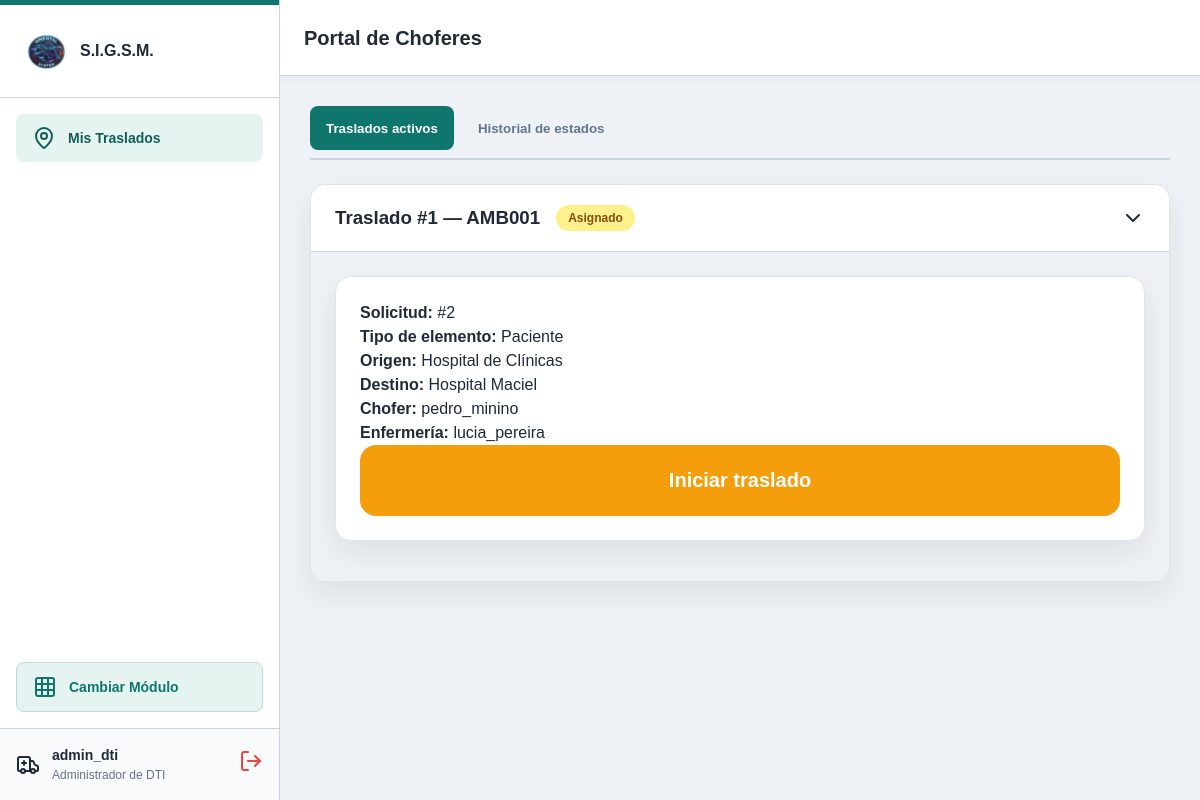
Screenshot of /moduloAmbulancias/Vista/choferes.php (signed in) with the database file from the repository.
### tables this page shows
CREATE TABLE `usuario` (
  `id_usuario` int(11) NOT NULL,
  `nombre_usuario` varchar(50) NOT NULL,
  `contrasenha_hash` varchar(255) NOT NULL,
  `activo` tinyint(1) NOT NULL DEFAULT 1
);

CREATE TABLE `rol` (
  `id_rol` int(11) NOT NULL,
  `nombre_rol` varchar(50) NOT NULL,
  `descripcion` varchar(255) DEFAULT NULL
);

CREATE TABLE `traslado` (
  `id_traslado` int(11) NOT NULL,
  `id_solicitud` int(11) NOT NULL,
  `id_vehiculo` int(11) DEFAULT NULL,
  `id_chofer` int(11) DEFAULT NULL,
  `id_enfermero` int(11) DEFAULT NULL,
  `id_proveedor` int(11) DEFAULT NULL,
  `id_ruta` int(11) DEFAULT NULL
);

CREATE TABLE `vehiculo` (
  `id_vehiculo` int(11) NOT NULL,
  `matricula` varchar(20) NOT NULL,
  `marca` varchar(60) NOT NULL,
  `modelo` varchar(60) NOT NULL,
  `año` int(11) NOT NULL,
  `id_tipo_vehiculo` int(11) NOT NULL,
  `activo` tinyint(1) NOT NULL DEFAULT 1
);

CREATE TABLE `estado_traslado` (
  `id_estado` int(11) NOT NULL,
  `nombre` varchar(50) NOT NULL
);

CREATE TABLE `historial_estado` (
  `id_historial` int(11) NOT NULL,
  `id_traslado` int(11) NOT NULL,
  `id_estado` int(11) NOT NULL,
  `fecha_hora` datetime NOT NULL DEFAULT current_timestamp(),
  `id_usuario` int(11) NOT NULL,
  `observaciones` varchar(255) DEFAULT NULL
);

### serviciosComunes/seguridad/guardian.php (called while the page is built, shortened)
<?php
if (!function_exists('estaAutenticado')) {
    function estaAutenticado(): bool {
        return isset($_SESSION['id_usuario']) && !empty($_SESSION['id_usuario']);
    }
}
if (!function_exists('obtenerUsuarioActual')) {
    function obtenerUsuarioActual(): ?array {
        $idRol = $_SESSION['id_rol'] ?? null;
        $nombreRolUI = $_SESSION['nombre_rol'] ?? '';
        $mapaRoles = [
            1 => 'Administrador de DTI',
            2 => 'Administrador de Enfermería',
            3 => 'Coordinador de Traslados',
            4 => 'Funcionario Administrativo de Registros Médicos',
            5 => 'Chofer',
            6 => 'Enfermería'
        ];
        if ($idRol && isset($mapaRoles[$idRol])) {
            $nombreRolUI = $mapaRoles[$idRol];
        }
        return [
            'id_usuario'     => $_SESSION['id_usuario'],
            'nombre_usuario' => $_SESSION['nombre_usuario'] ?? '',
            'id_rol'         => $idRol,
            'nombre_rol'     => $nombreRolUI
        ];
    }
}
if (!function_exists('tieneRol')) {
    function tieneRol($roles): bool {
        $idRol = $_SESSION['id_rol'] ?? null;
        if (!is_array($roles)) {
            $roles = [$roles];
        }
        foreach ($roles as $rol) {
            if (is_int($rol) && (int)$idRol === $rol) {
                return true;
            }
        }
        return false;
    }
}
try {
    $conexion = Conexion::conectar();
    $consulta = $conexion->prepare(
        'SELECT u.nombre_usuario, r.nombre_rol
         FROM usuario u
         INNER JOIN usuario_rol ur ON ur.id_usuario = u.id_usuario
         INNER JOIN rol r ON r.id_rol = ur.id_rol
         WHERE u.id_usuario = :usuario
           AND u.activo = 1
           AND ur.id_rol = :rol
         LIMIT 1'
    );
    $consulta->execute([
        ':usuario' => (int) $_SESSION['id_usuario'],
        ':rol' => (int) ($_SESSION['id_rol'] ?? 0)
    ]);
} catch (Throwable $error) {
    error_log('Error al verificar la sesión: ' . $error->getMessage());
    http_response_code(503);
    exit('No se pudo verificar la sesión. Intentá nuevamente.');
}

### moduloAmbulancias/Model/SeguimientoModelo.php (called while the page is built, shortened)
<?php
class SeguimientoModelo
{
    public static function listar(?int $idChofer): array
    {
        $conexion = Conexion::conectar();
        $sql = "
            SELECT
                t.id_traslado,
                t.id_solicitud,
                t.id_chofer,
                t.id_vehiculo,
                s.ci_paciente,
                v.matricula,
                ch.nombre_usuario AS chofer,
                en.nombre_usuario AS enfermeria,
                o.nombre AS origen,
                d.nombre AS destino,
                te.nombre AS elemento,
                h.id_estado,
                e.nombre AS estado
            FROM traslado t
            JOIN solicitud_traslado s
                ON s.id_solicitud = t.id_solicitud
            JOIN ubicacion o ON o.id_ubicacion = s.id_origen
            JOIN ubicacion d ON d.id_ubicacion = s.id_destino
            JOIN tipo_elemento te
                ON te.id_tipo_elemento = s.id_tipo_elemento
            LEFT JOIN vehiculo v ON v.id_vehiculo = t.id_vehiculo
            LEFT JOIN usuario ch ON ch.id_usuario = t.id_chofer
            LEFT JOIN usuario en ON en.id_usuario = t.id_enfermero
            LEFT JOIN historial_estado h ON h.id_historial = (
                SELECT hx.id_historial
                FROM historial_estado hx
                WHERE hx.id_traslado = t.id_traslado
                ORDER BY hx.fecha_hora DESC, hx.id_historial DESC
                LIMIT 1
            )
            LEFT JOIN estado_traslado e ON e.id_estado = h.id_estado
        ";
        $params = [];
        $sql .= ' ORDER BY t.id_traslado DESC';
        $consulta = $conexion->prepare($sql);
        $consulta->execute($params);
        return $consulta->fetchAll(PDO::FETCH_ASSOC);
    }
}

### moduloAmbulancias/Vista/seguimientoChofer.php (the view, shortened to what this page needs)
<?php
require_once __DIR__ . '/../../serviciosComunes/seguridad/guardian.php';
require_once __DIR__ . '/../Model/SeguimientoModelo.php';
$idUsuarioSeguimiento = (int) $_SESSION['id_usuario'];
$esChoferSeguimiento = tieneRol(5);
$esDTISeguimiento = tieneRol(1);
$viajesSeguimiento = SeguimientoModelo::listar(
    $esChoferSeguimiento ? $idUsuarioSeguimiento : null
);
function escaparSeguimiento($valor): string
{
    return htmlspecialchars((string) $valor, ENT_QUOTES, 'UTF-8');
}
$accionesSeguimiento = [
    2 => [3, 'Iniciar traslado'],
    3 => [4, 'Llegué a destino'],
    4 => [5, 'Iniciar retorno'],
    5 => [6, 'Finalizar traslado']
];
$activosSeguimiento = array_filter(
    $viajesSeguimiento,
    fn($viaje) => !in_array((int) $viaje['id_estado'], [6, 7], true)
);
?>
<div id="seccion-traslados" class="view-section active">
    <div class="tabs-container">
        <button class="tab-btn active" data-tab="tab-proceso">
            Traslados activos
        </button>
        <button class="tab-btn" data-tab="tab-historial">
            Historial de estados
        </button>
    </div>
    <div id="tab-proceso" class="tab-content active">
        <?php foreach ($activosSeguimiento as $viaje): ?>
            <div class="card-traslado">
                <div class="accordion-header" onclick="toggleAccordion(this)">
                    <div class="header-info">
                        <h3>
                            Traslado #<?= (int) $viaje['id_traslado'] ?>
                            — <?= escaparSeguimiento($viaje['matricula'] ?? 'Sin vehículo') ?>
                        </h3>
                        <span class="badge urgencia-media">
                            <?= escaparSeguimiento($viaje['estado'] ?? 'Sin estado') ?>
                        </span>
                    </div>
                    <i data-lucide="chevron-down" class="accordion-icon"></i>
                </div>
                <div class="accordion-content open">
                    <div class="card-formulario mb-3">
                        <?php
                        $datosViaje = [
                            'Solicitud' => '#' . $viaje['id_solicitud'],
                            'Tipo de elemento' => $viaje['elemento'],
                            'Origen' => $viaje['origen'],
                            'Destino' => $viaje['destino'],
                            'Chofer' => $viaje['chofer'] ?? 'Sin asignar',
                            'Enfermería' => $viaje['enfermeria'] ?? 'Sin asignar'
                        ];
                        ?>
                        <?php foreach ($datosViaje as $etiqueta => $valor): ?>
                            <p>
                                <strong><?= escaparSeguimiento($etiqueta) ?>:</strong>
                                <?= escaparSeguimiento($valor) ?>
                            </p>
                        <?php endforeach; ?>
                        <?php
                        $accionViaje = $accionesSeguimiento[
                            (int) $viaje['id_estado']
                        ] ?? null;
                        $puedeCambiar = $esDTISeguimiento
                            || ($esChoferSeguimiento
                                && (int) $viaje['id_chofer'] === $idUsuarioSeguimiento);
                        ?>
                        <?php if ($puedeCambiar && $accionViaje): ?>
                            <form action="../Controlador/CambiarEstadoTraslado.php"
                                  method="POST">
                                <button type="submit" class="btn-gigante btn-llegando">
                                    <?= escaparSeguimiento($accionViaje[1]) ?>
                                </button>
                            </form>
                        <?php endif; ?>
                    </div>
                </div>
            </div>
        <?php endforeach; ?>
    </div>
</div>

### moduloAmbulancias/Vista/choferes.php (shortened to what this page needs)
<?php
require_once __DIR__ . '/../../serviciosComunes/seguridad/guardian.php';
$usuarioActual = obtenerUsuarioActual();
?>
<!DOCTYPE html>
<html lang="es">
<head>
    <link rel="stylesheet"
        href="../../serviciosComunes/vistaGeneral/assets/css/layout.css">
        <link rel="stylesheet" href="assets/css/choferes.css?v=20261019-2">
    <link rel="stylesheet" href="../../serviciosComunes/vistaGeneral/assets/css/tema-institucional.css?v=20261021-1">
</head>
<body>
    <div class="app-layout">
        <aside class="sidebar" id="sidebar">
            <div class="sidebar-header">
                <img
                    src="../../serviciosComunes/autenticacion/assets/image.png"
                    alt="Logo"
                    class="sidebar-logo">
                <span>S.I.G.S.M.</span>
            </div>
            <nav class="sidebar-nav">
                <button
                    class="nav-btn active"
                    data-target="seccion-traslados">
                    <i data-lucide="map-pin" class="icon-sm"></i>
                    Mis Traslados
                </button>
            </nav>
            <?php if (tieneRol([1, 3])): ?>
                <a href="../../serviciosComunes/vistaGeneral/bifurcacion.php" class="btn-volver-hub">
                    <i data-lucide="grid"></i> Cambiar Módulo
                </a>
            <?php endif; ?>
            <div class="sidebar-profile">
                <i data-lucide="ambulance"></i>
                <div class="profile-info">
                    <span
                        class="profile-name"
                        id="user-name">
                        <?= htmlspecialchars($usuarioActual['nombre_usuario'] ?? 'Chofer') ?>
                    </span>
                    <span class="profile-role">
                        <?= htmlspecialchars($usuarioActual['nombre_rol'] ?? 'Chofer') ?>
                    </span>
                </div>
                <a
                    href="../../serviciosComunes/autenticacion/logout.php"
                    class="btn-logout"
                    title="Cerrar Sesión">
                    <i data-lucide="log-out"></i>
                </a>
            </div>
        </aside>
        <main class="main-content">
            <header class="topbar">
                <div class="topbar-left">
                    <h2 class="section-title mb-0">
                        Portal de Choferes
                    </h2>
                </div>
            </header>
            <section class="content-wrapper">
                <?php require __DIR__ . '/seguimientoChofer.php'; ?>
            </section>
        </main>
    </div>
</body>
</html>

### serviciosComunes/vistaGeneral/assets/css/layout.css (style rules this page uses)
:root { --primary: #0284c7; --primary-light: #e0f2fe; --primary-hover: #0369a1; --bg-color: #f8fafc; --card-bg: #ffffff; --text-main: #1e293b; --text-muted: #64748b; --border-color: #e2e8f0; --sidebar-width: 280px; }
* { box-sizing: border-box; margin: 0; padding: 0; }
body { font-family: system-ui, sans-serif; background-color: var(--bg-color); color: var(--text-main); }
.app-layout { display: flex; height: 100vh; overflow: hidden; }
.sidebar { width: var(--sidebar-width); background: var(--card-bg); border-right: 1px solid var(--border-color); display: flex; flex-direction: column; position: fixed; height: 100vh; z-index: 1000; transform: translateX(-100%); transition: transform 0.3s ease; }
.sidebar-header { padding: 1.5rem; border-bottom: 1px solid var(--border-color); display: flex; align-items: center; gap: 0.75rem; font-weight: bold; }
.sidebar-logo { width: 32px; }
.sidebar-nav { padding: 1rem; display: flex; flex-direction: column; gap: 0.5rem; flex: 1; overflow-y: auto; }
.nav-btn { display: flex; align-items: center; gap: 0.75rem; padding: 0.75rem 1rem; border-radius: 0.5rem; color: var(--text-muted); background: transparent; border: none; font-size: 0.875rem; font-weight: 500; cursor: pointer; }
.nav-btn.active { background-color: var(--primary-light); color: var(--primary); }
.btn-volver-hub { display: flex; align-items: center; gap: 0.75rem; padding: 0.75rem 1rem; margin: 0.5rem 1rem 1rem 1rem; border-radius: 0.5rem; color: var(--primary); background-color: var(--primary-light); border: 1px solid #bae6fd; font-size: 0.875rem; font-weight: 600; text-decoration: none; transition: all 0.2s ease; }
.sidebar-profile { padding: 1rem; border-top: 1px solid var(--border-color); display: flex; align-items: center; gap: 0.75rem; background: var(--bg-color); }
.profile-info { flex: 1; display: flex; flex-direction: column; }
.profile-name { font-weight: bold; font-size: 0.875rem; }
.profile-role { font-size: 0.75rem; color: var(--text-muted); }
.btn-logout { color: #ef4444; cursor: pointer; }
.main-content { flex: 1; width: 100%; display: flex; flex-direction: column; }
.topbar { display: flex; justify-content: space-between; align-items: center; padding: 1rem 1.5rem; background: var(--card-bg); border-bottom: 1px solid var(--border-color); }
.topbar-left { display: flex; align-items: center; gap: 1rem; }
.section-title { font-size: 1.25rem; font-weight: bold; }
.content-wrapper { padding: 1.5rem; overflow-y: auto; flex: 1; }
@media (min-width: 1024px) { .sidebar { position: static; transform: translateX(0); } }

### moduloAmbulancias/Vista/assets/css/choferes.css (style rules this page uses)
.view-section { display: none; }
.view-section.active { display: block; }
.tabs-container { display: flex; gap: 0.5rem; margin-bottom: 1.5rem; border-bottom: 2px solid var(--border-color); padding-bottom: 0.5rem; }
.tab-btn { padding: 0.75rem 1.5rem; background: transparent; border: none; font-weight: bold; color: var(--text-muted); cursor: pointer; border-radius: 0.5rem; transition: all 0.3s; }
.tab-btn.active { background: var(--primary-light); color: var(--primary); }
.card-traslado-activo, .card-formulario, .card-historial { background: var(--card-bg); padding: 1.5rem; border-radius: 1rem; box-shadow: var(--shadow-sm); border: 1px solid var(--border-color); margin-bottom: 1rem; }
.badge { padding: 0.25rem 0.75rem; border-radius: 1rem; font-size: 0.75rem; font-weight: bold; }
.btn-gigante { display: flex; align-items: center; justify-content: center; gap: 1rem; width: 100%; padding: 1.5rem; font-size: 1.25rem; font-weight: bold; border-radius: 1rem; border: none; color: white; cursor: pointer; transition: transform 0.1s, filter 0.2s; }
.btn-llegando { background-color: #f59e0b; }
.card-traslado { background: var(--card-bg); border-radius: 1rem; box-shadow: var(--shadow-sm); border: 1px solid var(--border-color); margin-bottom: 1rem; overflow: hidden; }
.accordion-header { display: flex; justify-content: space-between; align-items: center; padding: 1.25rem 1.5rem; cursor: pointer; background-color: var(--card-bg); transition: background-color 0.2s; }
.header-info { display: flex; align-items: center; gap: 1rem; }
.accordion-icon { transition: transform 0.3s ease; }
.accordion-content { max-height: 0; overflow: hidden; transition: max-height 0.4s ease-out, padding 0.4s ease-out; padding: 0 1.5rem; background-color: var(--bg-color); }
.accordion-content.open { max-height: 1000px; padding: 1.5rem; border-top: 1px solid var(--border-color); }
.urgencia-media { background: #fef08a; color: #854d0e; }

### rows the page displays
usuario: nombre_usuario "admin_dti", rol.nombre_rol "Administrador de DTI"
traslado: id_traslado "1", id_vehiculo.matricula "AMB001", estado_traslado.nombre "Asignado", etiqueta "Solicitud", valor "#2", etiqueta "Tipo de elemento", valor "Paciente", etiqueta "Origen", valor "Hospital de Clínicas", etiqueta "Destino", valor "Hospital Maciel", etiqueta "Chofer", valor "pedro_minino", etiqueta "Enfermería", valor "lucia_pereira", historial_estado.id_estado "Iniciar traslado"
